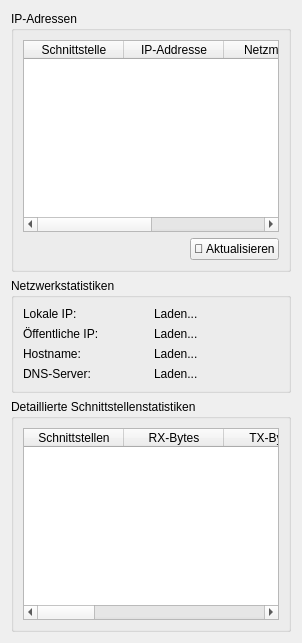
          <widget class="QWidget" name="networkInfoTab">
           <attribute name="title">
            <string>Netzwerkinfo</string>
           </attribute>
           <layout class="QVBoxLayout" name="verticalLayout_networkInfo">
            <item>
             <widget class="QGroupBox" name="ipInfoGroupBox">
              <property name="title">
               <string>IP-Adressen</string>
              </property>
              <layout class="QVBoxLayout" name="verticalLayout_ipInfo">
               <item>
                <widget class="QTableWidget" name="ipAddressTable">
                 <property name="columnCount">
                  <number>4</number>
                 </property>
                 <property name="alternatingRowColors">
                  <bool>true</bool>
                 </property>
                 <property name="selectionBehavior">
                  <enum>QAbstractItemView::SelectRows</enum>
                 </property>
                 <column>
                  <property name="text">
                   <string>Schnittstelle</string>
                  </property>
                 </column>
                 <column>
                  <property name="text">
                   <string>IP-Addresse</string>
                  </property>
                 </column>
                 <column>
                  <property name="text">
                   <string>Netzmaske</string>
                  </property>
                 </column>
                 <column>
                  <property name="text">
                   <string>Status</string>
                  </property>
                 </column>
                </widget>
               </item>
               <item>
                <layout class="QHBoxLayout" name="horizontalLayout_ipRefresh">
                 <item>
                  <spacer name="horizontalSpacer_ipRefresh">
                   <property name="orientation">
                    <enum>Qt::Orientation::Horizontal</enum>
                   </property>
                   <property name="sizeHint" stdset="0">
                    <size>
                     <width>40</width>
                     <height>20</height>
                    </size>
                   </property>
                  </spacer>
                 </item>
                 <item>
                  <widget class="QPushButton" name="refreshIpButton">
                   <property name="text">
                    <string>🔄 Aktualisieren</string>
                   </property>
                  </widget>
                 </item>
                </layout>
               </item>
              </layout>
             </widget>
            </item>
            <item>
             <widget class="QGroupBox" name="networkStatsGroupBox">
              <property name="title">
               <string>Netzwerkstatistiken</string>
              </property>
              <layout class="QGridLayout" name="gridLayout_networkStats">
               <item row="0" column="0">
                <widget class="QLabel" name="localIpLabel">
                 <property name="text">
                  <string>Lokale IP:</string>
                 </property>
                </widget>
               </item>
               <item row="0" column="1">
                <widget class="QLabel" name="localIpValueLabel">
                 <property name="text">
                  <string>Laden...</string>
                 </property>
                </widget>
               </item>
               <item row="1" column="0">
                <widget class="QLabel" name="publicIpLabel">
                 <property name="text">
                  <string>Öffentliche IP:</string>
                 </property>
                </widget>
               </item>
               <item row="1" column="1">
                <widget class="QLabel" name="publicIpValueLabel">
                 <property name="text">
                  <string>Laden...</string>
                 </property>
                </widget>
               </item>
               <item row="2" column="0">
                <widget class="QLabel" name="hostnameLabel">
                 <property name="text">
                  <string>Hostname:</string>
                 </property>
                </widget>
               </item>
               <item row="2" column="1">
                <widget class="QLabel" name="hostnameValueLabel">
                 <property name="text">
                  <string>Laden...</string>
                 </property>
                </widget>
               </item>
               <item row="3" column="0">
                <widget class="QLabel" name="dnsLabel">
                 <property name="text">
                  <string>DNS-Server:</string>
                 </property>
                </widget>
               </item>
               <item row="3" column="1">
                <widget class="QLabel" name="dnsValueLabel">
                 <property name="text">
                  <string>Laden...</string>
                 </property>
                </widget>
               </item>
              </layout>
             </widget>
            </item>
            <item>
             <widget class="QGroupBox" name="detailedStatsGroupBox">
              <property name="title">
               <string>Detaillierte Schnittstellenstatistiken</string>
              </property>
              <layout class="QVBoxLayout" name="verticalLayout_detailedStats">
               <item>
                <widget class="QTableWidget" name="interfaceStatsTable">
                 <property name="columnCount">
                  <number>8</number>
                 </property>
                 <property name="alternatingRowColors">
                  <bool>true</bool>
                 </property>
                 <property name="selectionBehavior">
                  <enum>QAbstractItemView::SelectRows</enum>
                 </property>
                 <column>
                  <property name="text">
                   <string>Schnittstellen</string>
                  </property>
                 </column>
                 <column>
                  <property name="text">
                   <string>RX-Bytes</string>
                  </property>
                 </column>
                 <column>
                  <property name="text">
                   <string>TX-Bytes</string>
                  </property>
                 </column>
                 <column>
                  <property name="text">
                   <string>RX-Packete</string>
                  </property>
                 </column>
                 <column>
                  <property name="text">
                   <string>TX-Pakete</string>
                  </property>
                 </column>
                 <column>
                  <property name="text">
                   <string>RX-Fehler</string>
                  </property>
                 </column>
                 <column>
                  <property name="text">
                   <string>TX-Fehler</string>
                  </property>
                 </column>
                 <column>
                  <property name="text">
                   <string>Geschwindigkeit</string>
                  </property>
                 </column>
                </widget>
               </item>
              </layout>
             </widget>
            </item>
           </layout>
          </widget>
